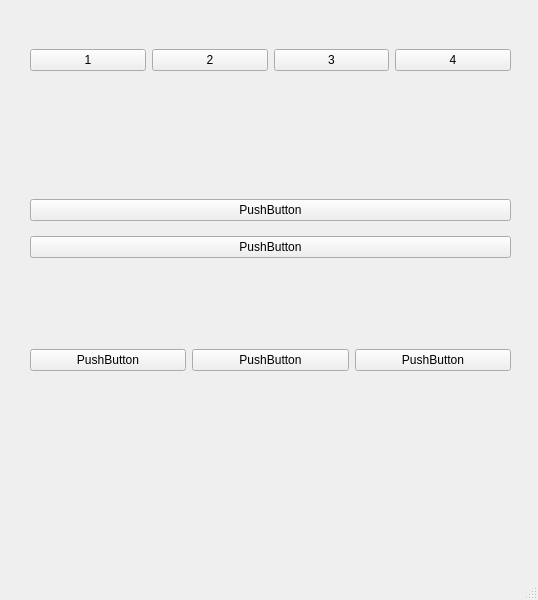
<?xml version="1.0" encoding="UTF-8"?>
<ui version="4.0">
 <class>MainWindow</class>
 <widget class="QMainWindow" name="MainWindow">
  <property name="geometry">
   <rect>
    <x>0</x>
    <y>0</y>
    <width>538</width>
    <height>600</height>
   </rect>
  </property>
  <property name="windowTitle">
   <string>MainWindow</string>
  </property>
  <widget class="QWidget" name="centralwidget">
   <widget class="QWidget" name="verticalLayoutWidget">
    <property name="geometry">
     <rect>
      <x>30</x>
      <y>190</y>
      <width>481</width>
      <height>79</height>
     </rect>
    </property>
    <layout class="QVBoxLayout" name="verticalLayout">
     <item>
      <widget class="QPushButton" name="pushButton_6">
       <property name="text">
        <string>PushButton</string>
       </property>
      </widget>
     </item>
     <item>
      <widget class="QPushButton" name="pushButton_5">
       <property name="text">
        <string>PushButton</string>
       </property>
      </widget>
     </item>
    </layout>
   </widget>
   <widget class="QWidget" name="horizontalLayoutWidget">
    <property name="geometry">
     <rect>
      <x>30</x>
      <y>320</y>
      <width>481</width>
      <height>81</height>
     </rect>
    </property>
    <layout class="QHBoxLayout" name="horizontalLayout_2">
     <item>
      <widget class="QPushButton" name="pushButton_9">
       <property name="text">
        <string>PushButton</string>
       </property>
      </widget>
     </item>
     <item>
      <widget class="QPushButton" name="pushButton_8">
       <property name="text">
        <string>PushButton</string>
       </property>
      </widget>
     </item>
     <item>
      <widget class="QPushButton" name="pushButton_7">
       <property name="text">
        <string>PushButton</string>
       </property>
      </widget>
     </item>
    </layout>
   </widget>
   <widget class="QWidget" name="">
    <property name="geometry">
     <rect>
      <x>30</x>
      <y>10</y>
      <width>481</width>
      <height>101</height>
     </rect>
    </property>
    <layout class="QHBoxLayout" name="horizontalLayout">
     <item>
      <widget class="QPushButton" name="pushButton">
       <property name="text">
        <string>1</string>
       </property>
      </widget>
     </item>
     <item>
      <widget class="QPushButton" name="pushButton_2">
       <property name="text">
        <string>2</string>
       </property>
      </widget>
     </item>
     <item>
      <widget class="QPushButton" name="pushButton_3">
       <property name="text">
        <string>3</string>
       </property>
      </widget>
     </item>
     <item>
      <widget class="QPushButton" name="pushButton_4">
       <property name="text">
        <string>4</string>
       </property>
      </widget>
     </item>
    </layout>
   </widget>
  </widget>
  <widget class="QMenuBar" name="menubar">
   <property name="geometry">
    <rect>
     <x>0</x>
     <y>0</y>
     <width>538</width>
     <height>30</height>
    </rect>
   </property>
  </widget>
  <widget class="QStatusBar" name="statusbar"/>
 </widget>
 <resources/>
 <connections/>
</ui>
